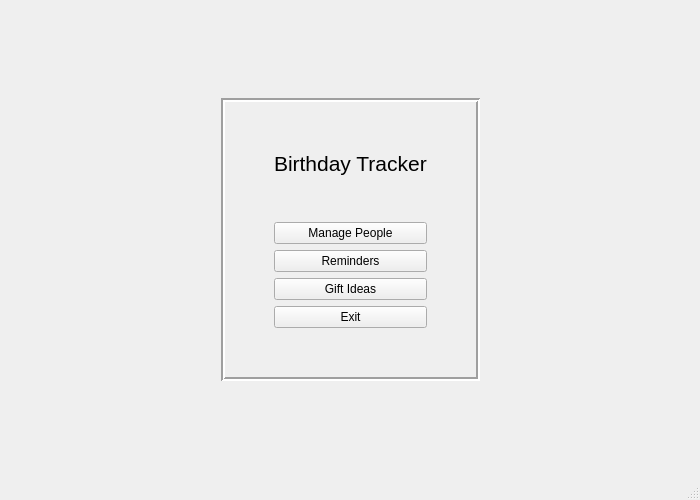
<?xml version="1.0" encoding="UTF-8"?>
<ui version="4.0">
 <class>MainWindow</class>
 <widget class="QMainWindow" name="MainWindow">
  <property name="geometry">
   <rect>
    <x>0</x>
    <y>0</y>
    <width>700</width>
    <height>500</height>
   </rect>
  </property>
  <property name="windowTitle">
   <string>Main Window</string>
  </property>
  <widget class="QWidget" name="centralwidget">
   <layout class="QGridLayout" name="gridLayout">
    <item row="1" column="0">
     <spacer name="horizontalSpacer">
      <property name="orientation">
       <enum>Qt::Horizontal</enum>
      </property>
      <property name="sizeHint" stdset="0">
       <size>
        <width>40</width>
        <height>20</height>
       </size>
      </property>
     </spacer>
    </item>
    <item row="1" column="1">
     <widget class="QFrame" name="frame">
      <property name="frameShape">
       <enum>QFrame::Box</enum>
      </property>
      <property name="frameShadow">
       <enum>QFrame::Sunken</enum>
      </property>
      <property name="lineWidth">
       <number>2</number>
      </property>
      <layout class="QGridLayout" name="gridLayout_2">
       <item row="0" column="1">
        <spacer name="verticalSpacer">
         <property name="orientation">
          <enum>Qt::Vertical</enum>
         </property>
         <property name="sizeHint" stdset="0">
          <size>
           <width>20</width>
           <height>40</height>
          </size>
         </property>
        </spacer>
       </item>
       <item row="7" column="1">
        <widget class="QPushButton" name="giftsButton">
         <property name="text">
          <string>Gift Ideas</string>
         </property>
        </widget>
       </item>
       <item row="6" column="1">
        <widget class="QPushButton" name="remindersButton">
         <property name="text">
          <string>Reminders</string>
         </property>
        </widget>
       </item>
       <item row="6" column="2">
        <spacer name="horizontalSpacer_4">
         <property name="orientation">
          <enum>Qt::Horizontal</enum>
         </property>
         <property name="sizeHint" stdset="0">
          <size>
           <width>40</width>
           <height>20</height>
          </size>
         </property>
        </spacer>
       </item>
       <item row="3" column="1">
        <spacer name="verticalSpacer_3">
         <property name="orientation">
          <enum>Qt::Vertical</enum>
         </property>
         <property name="sizeHint" stdset="0">
          <size>
           <width>20</width>
           <height>40</height>
          </size>
         </property>
        </spacer>
       </item>
       <item row="9" column="1">
        <spacer name="verticalSpacer_2">
         <property name="orientation">
          <enum>Qt::Vertical</enum>
         </property>
         <property name="sizeHint" stdset="0">
          <size>
           <width>20</width>
           <height>40</height>
          </size>
         </property>
        </spacer>
       </item>
       <item row="1" column="1">
        <widget class="QLabel" name="mainLabel">
         <property name="font">
          <font>
           <pointsize>16</pointsize>
          </font>
         </property>
         <property name="text">
          <string>Birthday Tracker</string>
         </property>
        </widget>
       </item>
       <item row="4" column="1">
        <widget class="QPushButton" name="managePeopleButton">
         <property name="text">
          <string>Manage People</string>
         </property>
        </widget>
       </item>
       <item row="8" column="1">
        <widget class="QPushButton" name="exitButton">
         <property name="text">
          <string>Exit</string>
         </property>
        </widget>
       </item>
       <item row="6" column="0">
        <spacer name="horizontalSpacer_3">
         <property name="orientation">
          <enum>Qt::Horizontal</enum>
         </property>
         <property name="sizeHint" stdset="0">
          <size>
           <width>40</width>
           <height>20</height>
          </size>
         </property>
        </spacer>
       </item>
      </layout>
     </widget>
    </item>
    <item row="2" column="1">
     <spacer name="verticalSpacer_4">
      <property name="orientation">
       <enum>Qt::Vertical</enum>
      </property>
      <property name="sizeHint" stdset="0">
       <size>
        <width>20</width>
        <height>40</height>
       </size>
      </property>
     </spacer>
    </item>
    <item row="1" column="2">
     <spacer name="horizontalSpacer_2">
      <property name="orientation">
       <enum>Qt::Horizontal</enum>
      </property>
      <property name="sizeHint" stdset="0">
       <size>
        <width>40</width>
        <height>20</height>
       </size>
      </property>
     </spacer>
    </item>
    <item row="0" column="1">
     <spacer name="verticalSpacer_5">
      <property name="orientation">
       <enum>Qt::Vertical</enum>
      </property>
      <property name="sizeHint" stdset="0">
       <size>
        <width>20</width>
        <height>40</height>
       </size>
      </property>
     </spacer>
    </item>
   </layout>
  </widget>
  <widget class="QMenuBar" name="menubar">
   <property name="geometry">
    <rect>
     <x>0</x>
     <y>0</y>
     <width>700</width>
     <height>22</height>
    </rect>
   </property>
  </widget>
  <widget class="QStatusBar" name="statusbar"/>
 </widget>
 <resources/>
 <connections/>
</ui>
